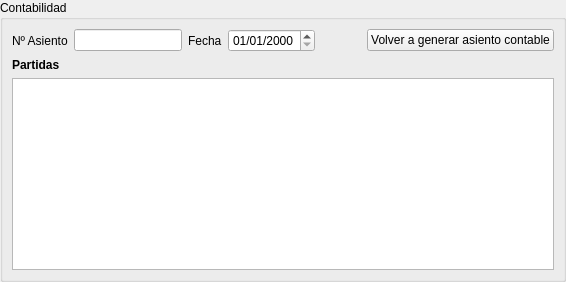
     <widget class="QWidget" name="pageContabilidad">
      <layout class="QVBoxLayout" name="verticalLayout_7">
       <property name="leftMargin">
        <number>0</number>
       </property>
       <property name="topMargin">
        <number>0</number>
       </property>
       <property name="rightMargin">
        <number>0</number>
       </property>
       <property name="bottomMargin">
        <number>0</number>
       </property>
       <item>
        <widget class="QGroupBox" name="groupBox_9">
         <property name="title">
          <string>Contabilidad</string>
         </property>
         <layout class="QGridLayout" name="gridLayout_6">
          <item row="0" column="3">
           <widget class="DBDateTimeEdit" name="dbDateTimeEdit">
            <property name="displayFormat">
             <string>dd/MM/yyyy</string>
            </property>
            <property name="fieldName" stdset="0">
             <string>co_asientos.brother.fecha</string>
            </property>
           </widget>
          </item>
          <item row="0" column="0">
           <widget class="QLabel" name="label_4">
            <property name="text">
             <string>Nº Asiento</string>
            </property>
           </widget>
          </item>
          <item row="2" column="0" colspan="6">
           <widget class="DBTableView" name="frmFacturasCli-co_asientos.co_partidas">
            <property name="editTriggers">
             <set>QAbstractItemView::NoEditTriggers</set>
            </property>
            <property name="alternatingRowColors">
             <bool>true</bool>
            </property>
            <property name="sortingEnabled">
             <bool>true</bool>
            </property>
            <property name="internalData" stdset="0">
             <bool>true</bool>
            </property>
            <property name="relationName" stdset="0">
             <string>co_asientos.co_partidas</string>
            </property>
            <property name="visibleColumns" stdset="0">
             <string>codsubcuenta;concepto;debe;haber</string>
            </property>
           </widget>
          </item>
          <item row="0" column="5">
           <widget class="QPushButton" name="pbGenerarAsiento">
            <property name="text">
             <string>Volver a generar asiento contable</string>
            </property>
            <property name="icon">
             <iconset resource="../home/david/src/alepherp/trunk/src/lib/daobusiness/resources/resources.qrc">
              <normaloff>:/generales/images/recalculatecounter.png</normaloff>:/generales/images/recalculatecounter.png</iconset>
            </property>
           </widget>
          </item>
          <item row="0" column="1">
           <widget class="DBNumberEdit" name="db_co_asientos_num">
            <property name="fieldName" stdset="0">
             <string>co_asientos.brother.numero</string>
            </property>
           </widget>
          </item>
          <item row="0" column="2">
           <widget class="QLabel" name="label_17">
            <property name="text">
             <string>Fecha</string>
            </property>
           </widget>
          </item>
          <item row="0" column="4">
           <spacer name="horizontalSpacer_3">
            <property name="orientation">
             <enum>Qt::Horizontal</enum>
            </property>
            <property name="sizeHint" stdset="0">
             <size>
              <width>40</width>
              <height>20</height>
             </size>
            </property>
           </spacer>
          </item>
          <item row="1" column="0">
           <widget class="QLabel" name="label_19">
            <property name="font">
             <font>
              <weight>75</weight>
              <bold>true</bold>
             </font>
            </property>
            <property name="text">
             <string>Partidas</string>
            </property>
           </widget>
          </item>
         </layout>
        </widget>
       </item>
      </layout>
     </widget>
